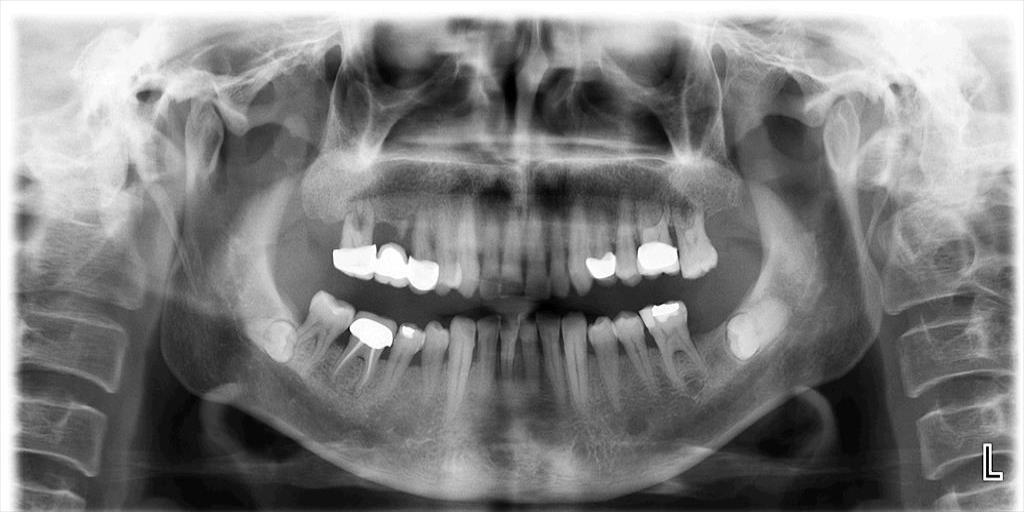
#> input picture image processing codes/KODLAR10_Bitwise_Operatorleri/KODLAR10_Bitwise_Operatorleri/Resim13_Rontgen_Panoramik.jpg, 1024 x 512 px, given in place of the camera
$ python K9_13_WEBCAM_ESIKLEME_Histogramli.py
#> lines starting #> are read from the running program, lines starting #| are printed output that depends on the picture; after the words box and inside, x2 and y2 are one past the last pixel; in counts of white or black regions, pixels touching at a corner belong together
import cv2
import numpy as np
import matplotlib.pyplot as plt

# Video dosyasını oku
cap = cv2.VideoCapture(0)

# Histogram plotlarını oluştur
plt.figure(figsize=(12, 6))
color_hist_plot = plt.subplot(2, 1, 1)
gray_hist_plot = plt.subplot(2, 1, 2)

while True:
    # Bir sonraki çerçeveyi oku
    ret, frame = cap.read()
#> frame is the input picture: shape (512, 1024, 3); min 0, max 255, mean 127.4

    # Eğer çerçeve alınamazsa döngüden çık
    if not ret:
        break

    # Çerçeveyi gri tonlamaya çevir
    gray_frame = cv2.cvtColor(frame, cv2.COLOR_BGR2GRAY)

    # Gri tonlamalı çerçeve üzerine eşikleme uygula
    ret, thresh_frame = cv2.threshold(gray_frame, 100, 255, cv2.THRESH_BINARY)
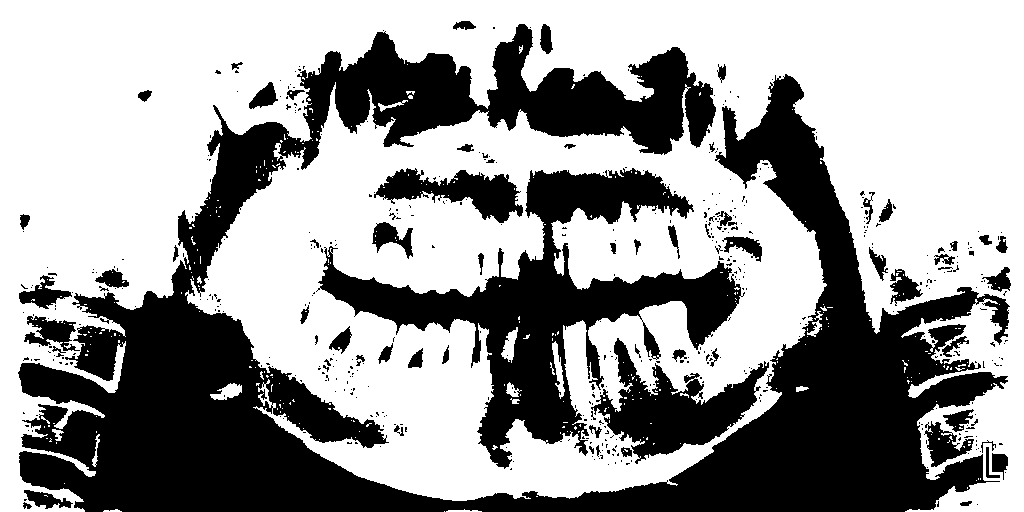
#> thresh_frame: shape (512, 1024); 60.8% white; 499 black regions (430 under 20 px), largest, box (x1, y1, x2, y2) and area: (18, 24, 1010, 512) 146204, (316, 168, 745, 469) 33947, (591, 338, 769, 464) 8679

    # Renkli çerçevenin histogramını hesapla ve görselleştir
    color_hist_plot.clear()
    colors = ('b', 'g', 'r')
    for i, col in enumerate(colors):
        hist = cv2.calcHist([frame], [i], None, [256], [0, 256])
        color_hist_plot.plot(hist, color=col)
    color_hist_plot.set_title('Renkli Histogram')

    # Gri tonlamalı çerçevenin histogramını hesapla ve görselleştir
    gray_hist_plot.clear()
    hist_gray = cv2.calcHist([gray_frame], [0], None, [256], [0, 256])
#> hist_gray = 256 values, max 11088 at index 255, min 41 at index 3, mean 2048
    gray_hist_plot.plot(hist_gray, color='b')
    gray_hist_plot.set_title('Gri Seviye Histogram')

    # Ekrana güncellenmiş plotları göster
    plt.tight_layout()
    plt.draw()
    plt.pause(0.0005)
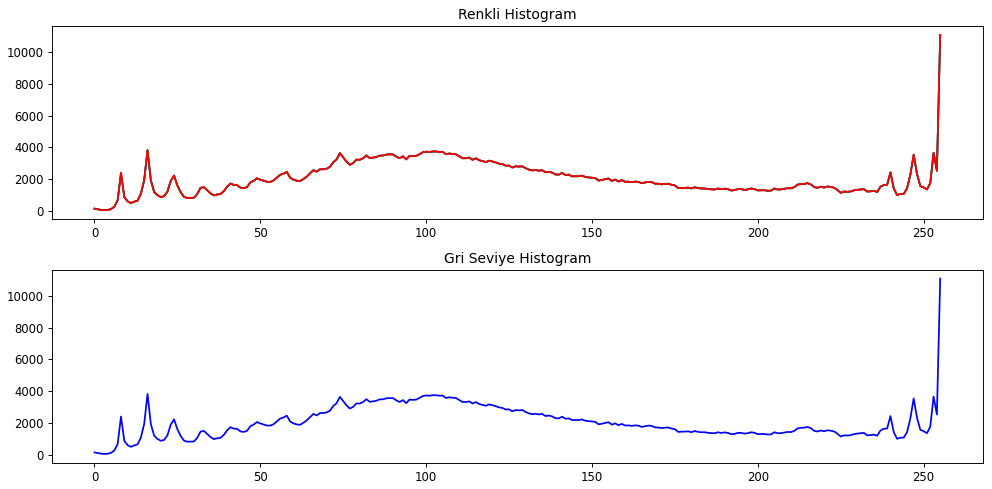
#> figure drawn by matplotlib, 2 panels; panel 1: curve peaks at x = 255, y = 11088; panel 1: curve peaks at x = 255, y = 11088; panel 1: curve peaks at x = 255, y = 11088; panel 2: curve peaks at x = 255, y = 11088

    # Çerçeve ve eşiklenmiş çerçeveyi göster
    cv2.imshow("Video_Trafic", frame)
    cv2.imshow("Video_Trafic_Gray", gray_frame)
    cv2.imshow("Video_Trafic_Threshold", thresh_frame)

    # 'q' tuşuna basıldığında döngüyü sonlandır
    if cv2.waitKey(1) & 0xFF == ord("q"):
#> (key q is pressed here)
        break

# Videoyı serbest bırak ve pencereleri kapat
cap.release()
cv2.destroyAllWindows()

$ run again, on image processing codes/KODLAR10_Bitwise_Operatorleri/KODLAR10_Bitwise_Operatorleri/Resim17_Bitewing1.jpg
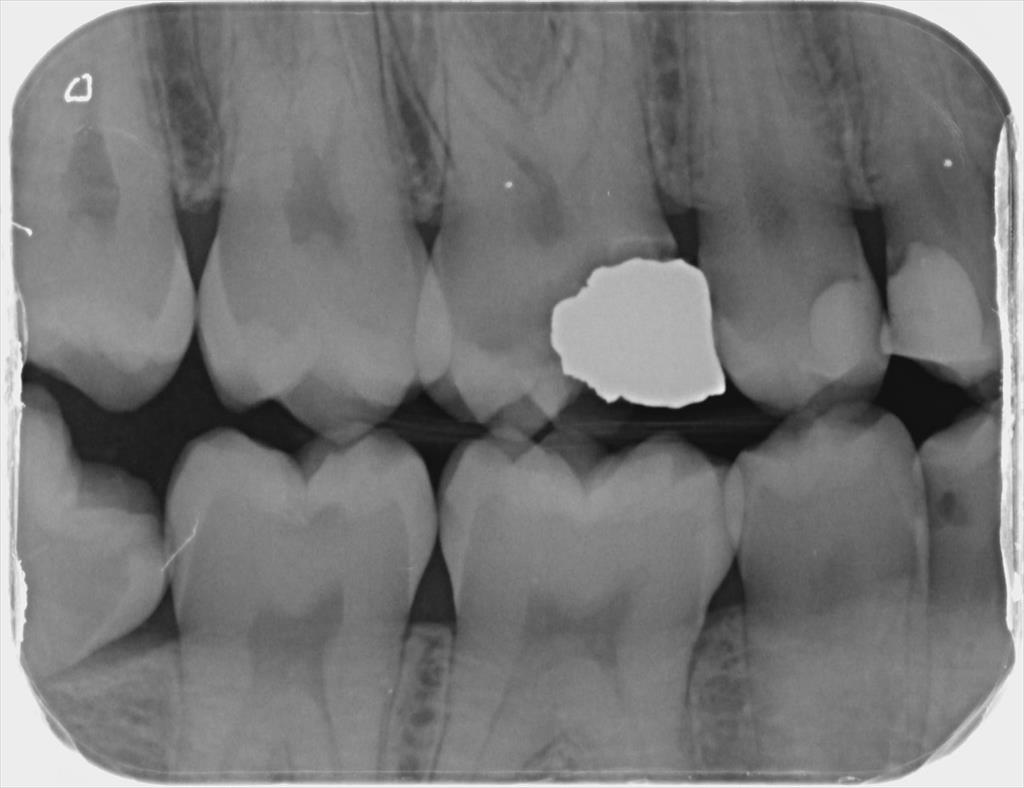
#> input picture image processing codes/KODLAR10_Bitwise_Operatorleri/KODLAR10_Bitwise_Operatorleri/Resim17_Bitewing1.jpg, 1024 x 788 px, given in place of the camera
#> frame is the input picture: shape (788, 1024, 3); min 12, max 253, mean 118.6
#> `ret, thresh_frame = cv2.threshold(gray_frame, 100, 255, cv2.THRESH_BIN..`:
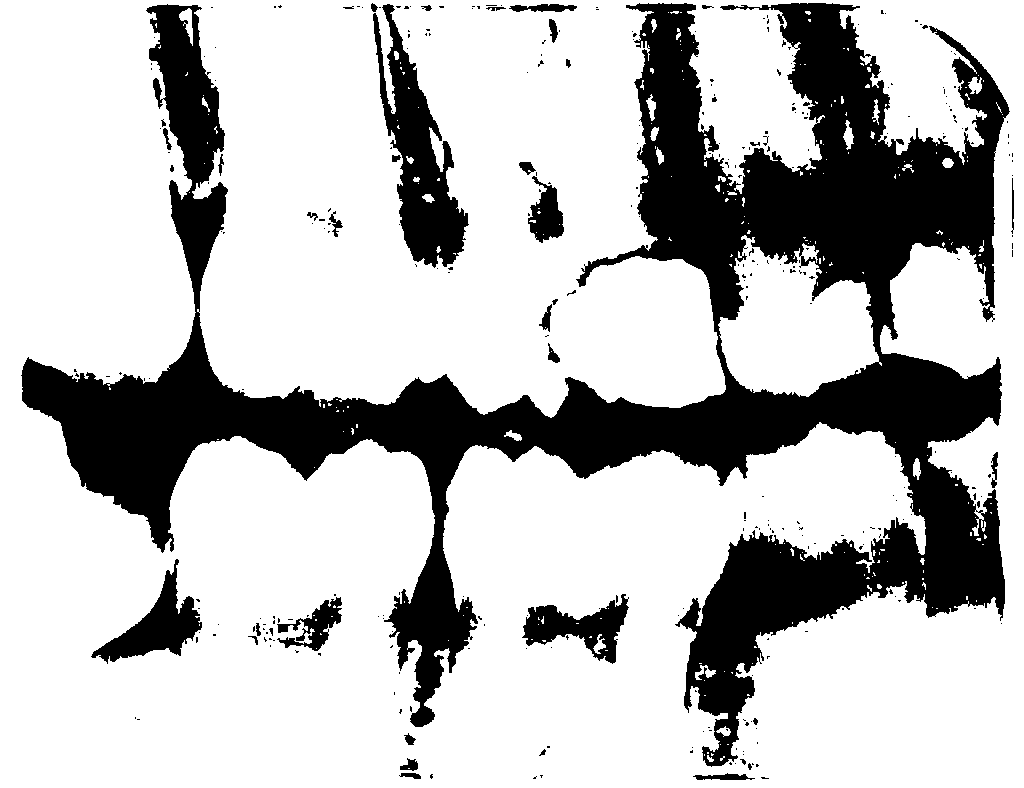
#> thresh_frame: shape (788, 1024); 74.3% white; 328 black regions (290 under 20 px), largest, box (x1, y1, x2, y2) and area: (21, 3, 1010, 767) 183749, (373, 4, 469, 268) 9984, (91, 559, 202, 664) 3940
#> hist_gray = 256 values, max 18085 at index 237, min 0 at index 0, mean 3152
#> `plt.pause(0.0005)`:
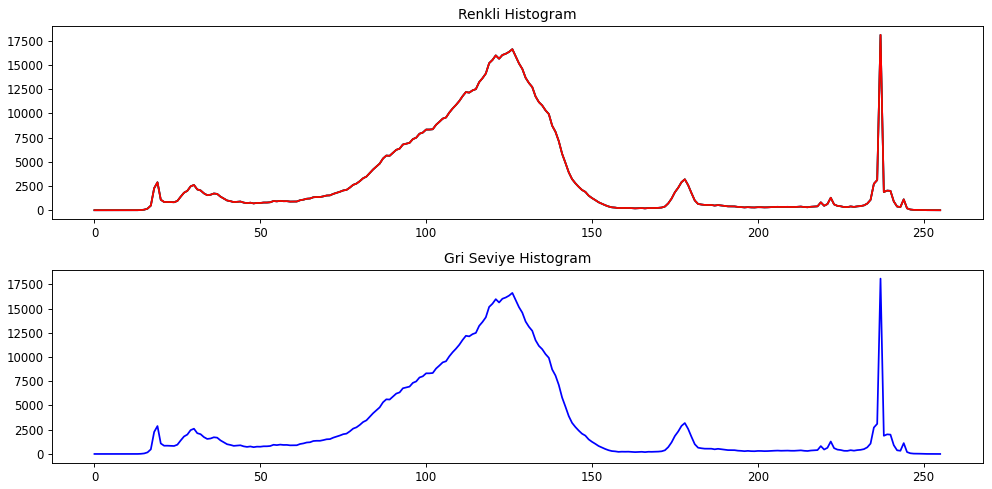
#> figure drawn by matplotlib, 2 panels; panel 1: curve peaks at x = 237, y = 18085; panel 1: curve peaks at x = 237, y = 18085; panel 1: curve peaks at x = 237, y = 18085; panel 2: curve peaks at x = 237, y = 18085

$ run again, on image processing codes/KODLAR10_Bitwise_Operatorleri/KODLAR10_Bitwise_Operatorleri/Resim18_Bitewing2.jpg
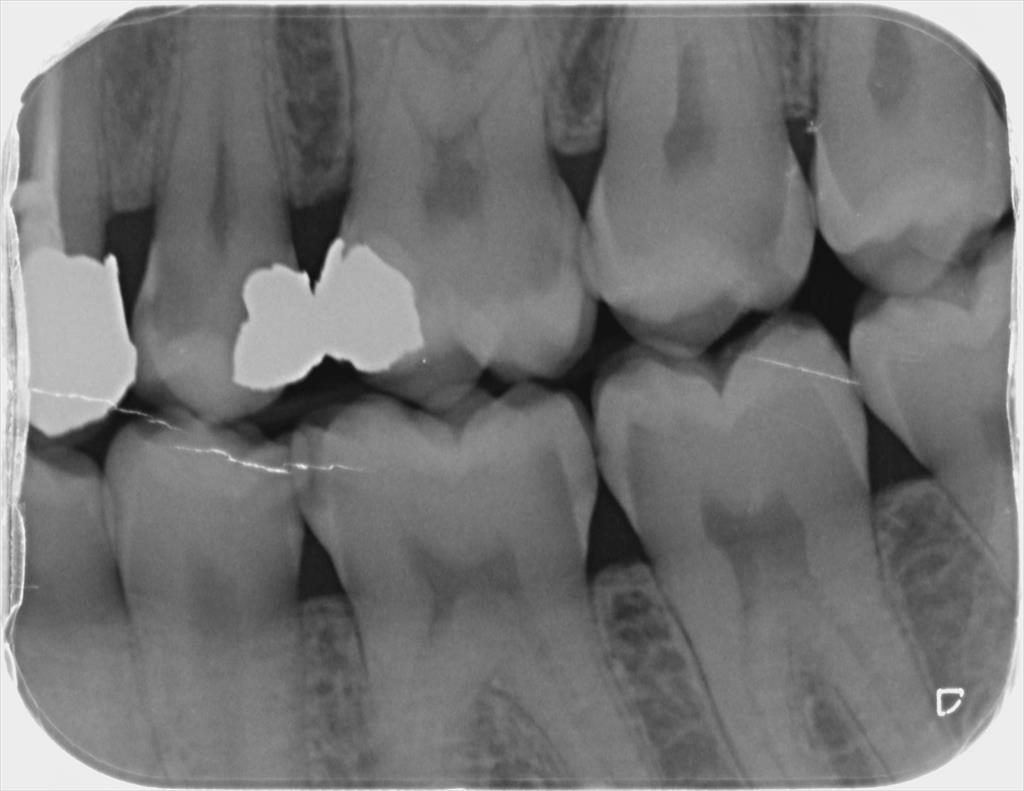
#> input picture image processing codes/KODLAR10_Bitwise_Operatorleri/KODLAR10_Bitwise_Operatorleri/Resim18_Bitewing2.jpg, 1024 x 791 px, given in place of the camera
#> frame is the input picture: shape (791, 1024, 3); min 13, max 255, mean 116.5
#> `ret, thresh_frame = cv2.threshold(gray_frame, 100, 255, cv2.THRESH_BIN..`:
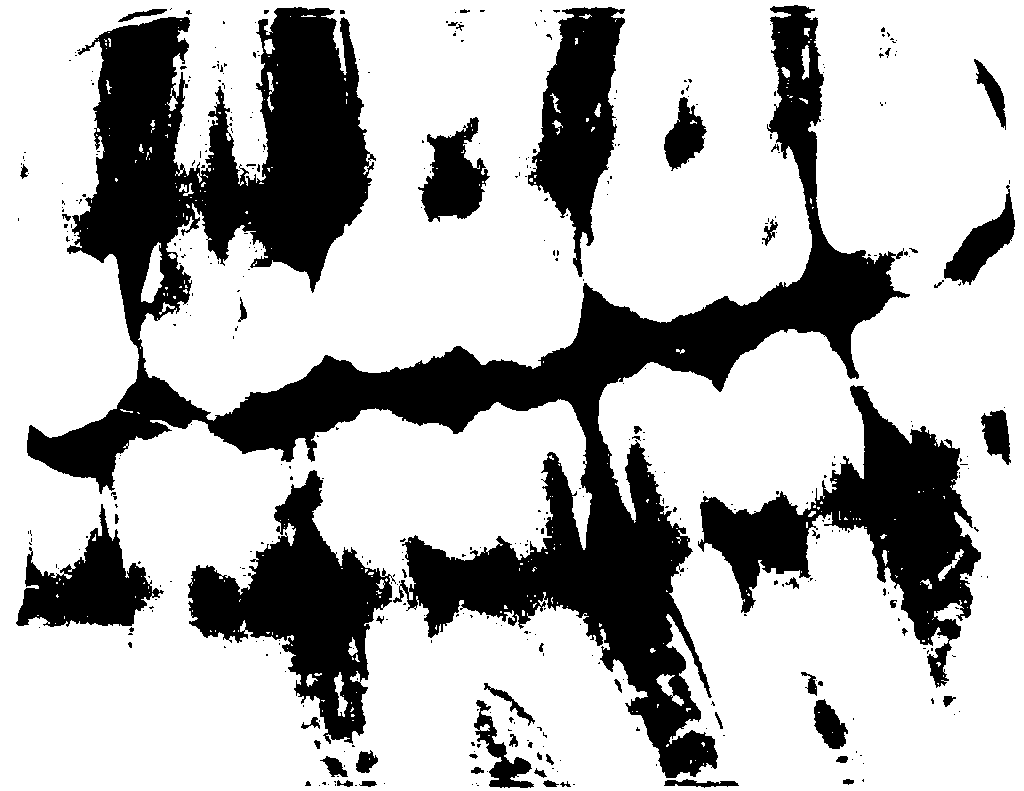
#> thresh_frame: shape (791, 1024); 70.8% white; 432 black regions (372 under 20 px), largest, box (x1, y1, x2, y2) and area: (27, 5, 910, 778) 147184, (698, 385, 981, 688) 27518, (188, 470, 396, 744) 22133
#> hist_gray = 256 values, max 16399 at index 237, min 0 at index 0, mean 3164
#> `plt.pause(0.0005)`:
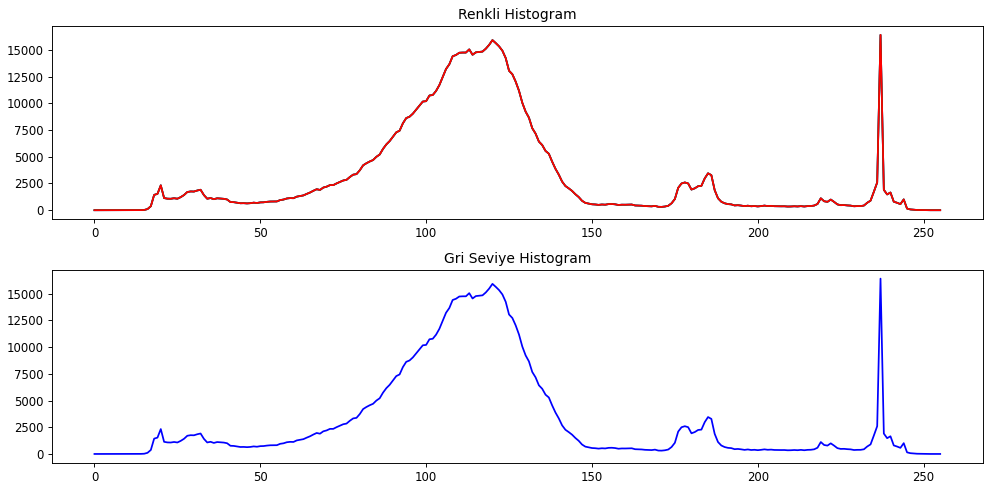
#> figure drawn by matplotlib, 2 panels; panel 1: curve peaks at x = 237, y = 16399; panel 1: curve peaks at x = 237, y = 16399; panel 1: curve peaks at x = 237, y = 16399; panel 2: curve peaks at x = 237, y = 16399
